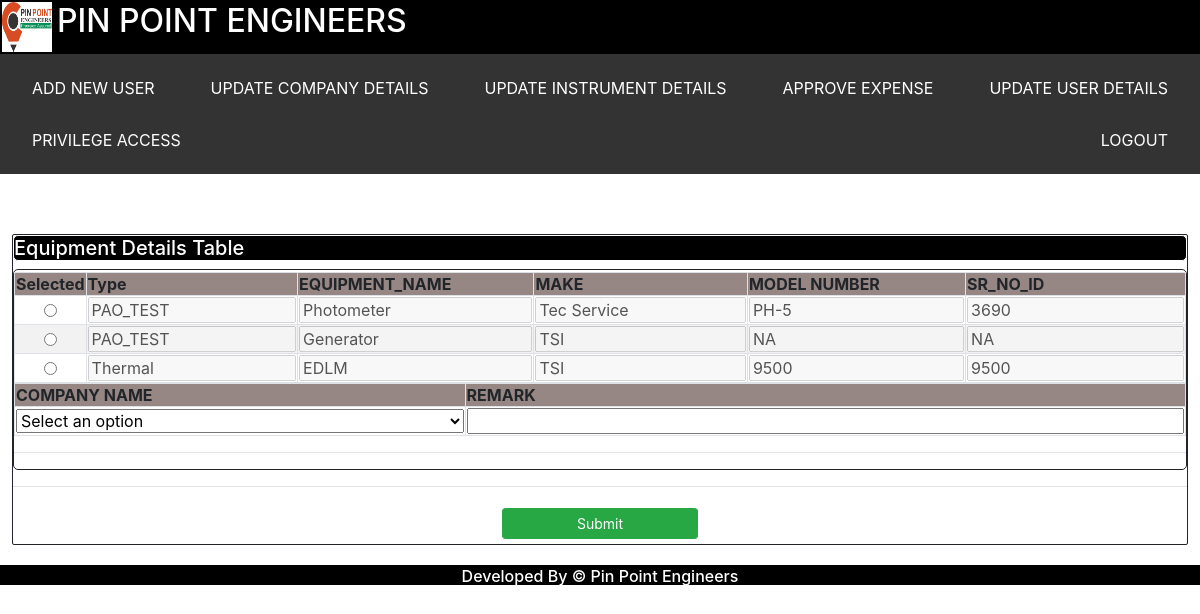
Page /request_instrument (signed in) on the earlier database version.
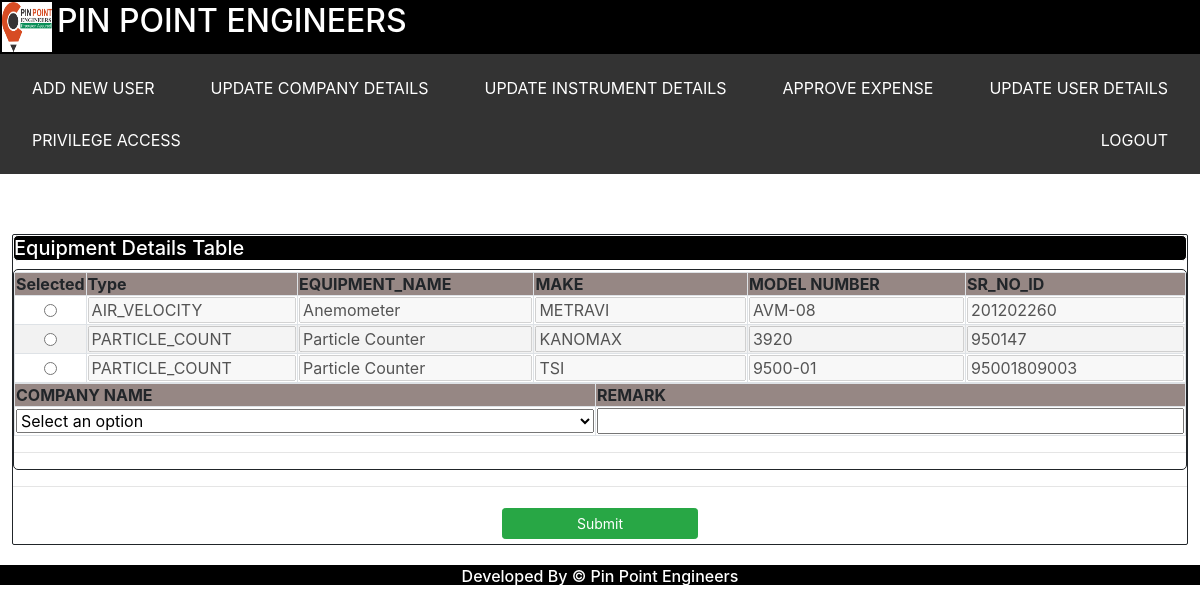
Same page on the later database version.
### tables this page shows
CREATE TABLE equipment_master        
            (    Type varchar(255),
                EQUIPMENT_NAME varchar(255),
                MAKE varchar(255),
                MODEL_NUMBER varchar(255),
                SR_NO_ID varchar(255),
                DONE_DATE varchar(255),
                DUE_DATE varchar(255),
                STATUS varchar(255),
                ISSUED_TO varchar(255),
                COMPANY_NAME varchar(255),
                REMARK varchar(255));

### app.py (the view)
@app.route("/request_instrument")
def request_instrument():
    if 'user' in session:
        customer_details  = dbo.get_company_details()
        company_name_list = customer_details.COMPANY_NAME.unique().tolist()
        session_var = session['user']
        role        = session_var["role"]
        equipment_details   = dbo.get_available_equipment()
        equipment_list      = equipment_details.to_dict('records')
        return make_response(render_template('ELOGBOOK/request_instrument.html',
                             equipment_list=equipment_list,company_list=company_name_list, role = role),200)
    return make_response(render_template('LOGIN_PAGE/login.html'),200)

### db_dervices.py (called while the page is built)
    def get_available_equipment(self):
        try:
            stmt = "SELECT * from equipment_master where status='AVAILABLE' OR status='CLOSED'"
            cursor = self.conn.execute(stmt)
            equipment_list = []
            for row in cursor:
                equipment_list.append(list(row))
            equipment_frame = pd.DataFrame(equipment_list,columns = ['Type' ,'EQUIPMENT_NAME' ,'MAKE' ,'MODEL_NUMBER','SR_NO_ID' ,'DONE_DATE' ,'DUE_DATE','STATUS','ISSUED_TO','COMPANY_NAME' ,'REMARK'])
            return equipment_frame
        except Exception as e:
            return e

    def get_company_details(self):
        try:
            stmt = "SELECT * from company_details "
            cursor = self.conn.execute(stmt)
            company_list = []
            for row in cursor:
                company_list.append(list(row))
            company_frame = pd.DataFrame(company_list,columns = ['COMPANY_NAME', 'ADDRESS', 'REPORT_NUMBER'])
            return company_frame
        except Exception as e:
            return e

### templates/ELOGBOOK/request_instrument.html (shortened to what this page needs)
<html>
<head>
	<link rel="stylesheet" type="text/css" href="static/css/bootstrap.min.css">
	<link rel="stylesheet" type="text/css" href="static/css/styles.css">
</head>
<body>
<my-header></my-header>
	<div id="frame_container">
		<h5 id = "container_header">Equipment Details Table</h5>
		<div id="data_frame">
			<div class="frame">
				<div class="sections">
					<table class="code_tbl table-striped table-bordered">
						<tr>
						    <th>Selected</th>
							<th>Type</th>
							<th>EQUIPMENT_NAME</th>
							<th>MAKE</th>
							<th>MODEL NUMBER</th>
							<th>SR_NO_ID</th>
						</tr>
						{% for equipment in equipment_list %}
						<tr>
						    <td><input type="radio" id="{{equipment.SR_NO_ID}}" class="textfield" name="selected_eq" value="{{equipment.SR_NO_ID}}"></td>
							<td><input type="text" name="Type" class="textfield" value="{{equipment.Type}}"disabled ></td>
							<td><input type="text" name="EQUIPMENT_NAME" class="textfield" value="{{equipment.EQUIPMENT_NAME}}" disabled></td>
							<td><input type="text" name="MAKE" class="textfield" value="{{equipment.MAKE}}" disabled></td>
							<td><input type="text" name="MODEL_NUMBER" class="textfield" value="{{equipment.MODEL_NUMBER}}"disabled ></td>
							<td><input type="text" name="SR_NO_ID" class="textfield" value="{{equipment.SR_NO_ID}}" disabled></td>
						</tr>
						{% endfor %}
					</table>
					<table class="table-striped table-bordered">
					<tr>
					     <th>COMPANY NAME</th>
					      <th>REMARK</th>
					</tr>
					    <tr>
						    <td>
							<select class="textfield" name="company_name" id="company_name" style="width:100%">
							<option value="" selected>Select an option</option>
							</select>
							</td>
							<td><input type="text" name="remark" id="remark" class="textfield" value=""></td>
						</tr>
					</table>
					<hr size="10">
				</div>
			</div>
		</div>
		<hr size="10">
		<div id="action_row">
			<button id="submit_button" type="submit" class="btn btn-sm btn-success col-sm-2" onclick="request_instrument()">Submit</button>
		</div>
	</div>
<my-footer></my-footer>
</body>
</html>

### static/css/styles.css (style rules this page uses)
#frame_container { margin-top:5%; margin-left:1%; margin-right:1%; border-style: solid; border-width: 1px; border-radius: 2px; }
#container_header { border-style: solid; border-width: 1px; border-radius: 5px; background-color:#000000; color:#ffffff; display: flex; flex-wrap: wrap; }
#data_frame { width:100%; display:block; }
.frame { border-style: solid; border-width: 1px; border-radius: 5px; }
table { width:100%; }
.sections { padding-top:2px; }
th { background-color:#968784; }
input { width:100%; }
#action_row { width:100%; text-align:center; display:block; }
button { margin:5px; }

Differences in the rows shown:
removed equipment_master: Type "Thermal", EQUIPMENT_NAME "EDLM", MAKE "TSI", MODEL_NUMBER "9500", SR_NO_ID "9500"
now on this page (row edited): equipment_master: Type "AIR_VELOCITY", EQUIPMENT_NAME "Anemometer", MAKE "METRAVI", MODEL_NUMBER "AVM-08", SR_NO_ID "201202260"
changed equipment_master: Type "PAO_TEST" → "PARTICLE_COUNT"; EQUIPMENT_NAME "Photometer" → "Particle Counter"; MAKE "Tec Service" → "KANOMAX"; MODEL_NUMBER "PH-5" → "3920"; SR_NO_ID "3690" → "950147"
changed equipment_master "TSI": Type "PAO_TEST" → "PARTICLE_COUNT"; EQUIPMENT_NAME "Generator" → "Particle Counter"; MODEL_NUMBER "NA" → "9500-01"; SR_NO_ID "NA" → "95001809003"
